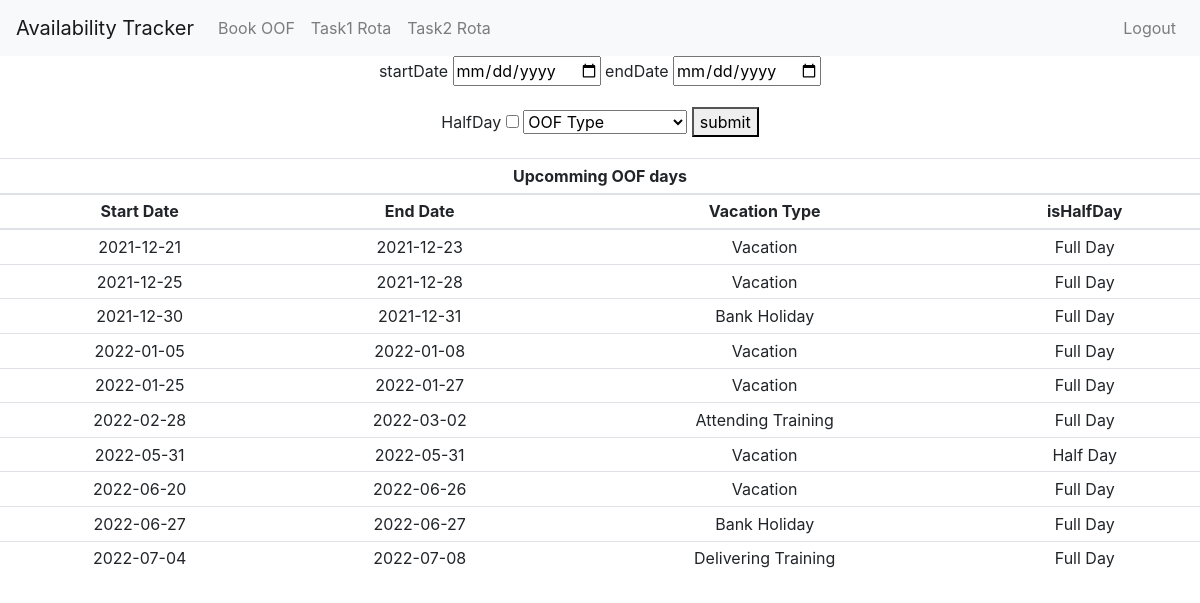
Screenshot of /bookOOF (signed in) with the database file from the repository.
### tables this page shows
CREATE TABLE oof_days (
user_id INTEGER,
oof_type_id INTEGER,
start_date NUMERIC,
end_date NUMERIC,
full_day INTEGER,
FOREIGN KEY(user_id) REFERENCES users(id),
FOREIGN KEY(oof_type_id) REFERENCES oof_types(id)
);

### app.py (the view, shortened to what this page needs)
@app.route("/bookOOF", methods=["GET","POST"])
@login_required
def bookOOF():
    oofDays = database.lookup_bookedOOF(session["user_id"], date.today().isoformat())
    return render_template("bookOOF.html", oofTypes = OOF_TYPES, oofDays = oofDays)

### app.py (called while the page is built)
@app.after_request
def after_request(response):
    response.headers["Cache-Control"] = "no-cache, no-store, must-revalidate"
    response.headers["Expires"] = 0
    response.headers["Pragma"] = "no-cache"
    return response

### database.py (called while the page is built)
def lookup_bookedOOF(user_id, today):
    conn = sqlite3.connect("availability.db")
    c = conn.cursor()
    c.execute("SELECT * FROM oof_days WHERE user_id = ? AND end_date >= ? ORDER BY start_date", (user_id, today))
    oofDays = c.fetchall()
    conn.commit()
    conn.close()
    return oofDays

### helpers.py (called while the page is built)
def login_required(f):
    @wraps(f)
    def decorated_function(*args, **kwargs):
        if session.get("user_id") is None:
            return redirect("/login")
        return f(*args, **kwargs)
    return decorated_function

### templates/bookOOF.html (shortened to what this page needs)
{% extends "layout.html" %}
{% block main %}
    {% if not booked %}
        <form action="/bookOOF" method="post">
            <div class="form-group">
                <label for="startDate">startDate</label>
                <input id="startDate" name="startDate" type="date" required>
                <label for="endDate">endDate</label>
                <input id="endDate" name="endDate" type="date" required>
            </div>
            <div class="form-group">
                <label id="halfDayLabel" for="halfDay">HalfDay</label>
                <input id="halfDay" name="halfDay" value="True" type="checkbox">
                <select id="oofType" name="oofType" required>
                    <option disabled selected value="">OOF Type</option>
                </select>
                <button>submit</button>
            </div>
        </form>
        {% if oofDays %}
        <table class="mx-auto table table-sm">
            <thead>
                <tr>
                    <th colspan="4">Upcomming OOF days</th>
                </tr>
                <tr>
                    <th>Start Date</th>
                    <th>End Date</th>
                    <th>Vacation Type</th>
                    <th>isHalfDay</th>
                </tr>
            </thead>
            <tbody>
                {% for oofDay in oofDays %}
                <tr>
                    <td>{{oofDay[2]}}</td>
                    <td>{{oofDay[3]}}</td>
                    <td>
                        {{oofTypes[oofDay[1] - 1]}}
                    </td>
                    <td>
                        {% if oofDay[4]%}
                        Half Day
                        {% else %}
                        Full Day
                        {% endif %}
                    </td>
                </tr>
                {%endfor%}
            </tbody>
        </table>
        {% endif %}
    {% endif %}
{% endblock %}

### templates/layout.html (shortened to what this page needs)
<!doctype html>
<html lang="en">
  <head>
    <link rel="stylesheet" href="https://stackpath.bootstrapcdn.com/bootstrap/4.1.3/css/bootstrap.min.css">
    <link rel="stylesheet" href="/static/style.css">
  </head>
  <body>
    <nav class="navbar navbar-expand-lg navbar-light bg-light">
        <a class="navbar-brand" href="/">Availability Tracker</a>
        <div class="collapse navbar-collapse" id="navbarNav">
            {% if session.user_id %}
                <ul class="navbar-nav">
                    <li class="nav-item">
                        <a class="nav-link" href="/bookOOF">Book OOF</a>
                    </li>
                    <li class="nav-item">
                        <a class="nav-link" href="#">Task1 Rota</a>
                    </li>
                    <li class="nav-item">
                        <a class="nav-link" href="#">Task2 Rota</a>
                    </li>
                </ul>
                <ul class="navbar-nav ml-auto">
                    <li class="nav-item">
                        <a class="nav-link" href="/logout">Logout</a>
                    </li>
                </ul>
            {% endif %}
        </div>
    </nav>
    <main>
        {% block main %}{% endblock %}
    </main>
  </body>
</html>

### static/style.css (style rules this page uses)
main { overflow-x: auto; text-align: center; }

### rows the page displays
oof_days: start_date "2021-12-21", end_date "2021-12-23", oofTypes "Vacation", full_day "Full Day"
oof_days: start_date "2021-12-25", end_date "2021-12-28", oofTypes "Vacation", full_day "Full Day"
oof_days: start_date "2021-12-30", end_date "2021-12-31", oofTypes "Bank Holiday", full_day "Full Day"
oof_days: start_date "2022-01-05", end_date "2022-01-08", oofTypes "Vacation", full_day "Full Day"
oof_days: start_date "2022-01-25", end_date "2022-01-27", oofTypes "Vacation", full_day "Full Day"
oof_days: start_date "2022-02-28", end_date "2022-03-02", oofTypes "Attending Training", full_day "Full Day"
oof_days: start_date "2022-05-31", end_date "2022-05-31", oofTypes "Vacation", full_day "Half Day"
oof_days: start_date "2022-06-20", end_date "2022-06-26", oofTypes "Vacation", full_day "Full Day"
oof_days: start_date "2022-06-27", end_date "2022-06-27", oofTypes "Bank Holiday", full_day "Full Day"
oof_days: start_date "2022-07-04", end_date "2022-07-08", oofTypes "Delivering Training", full_day "Full Day"
